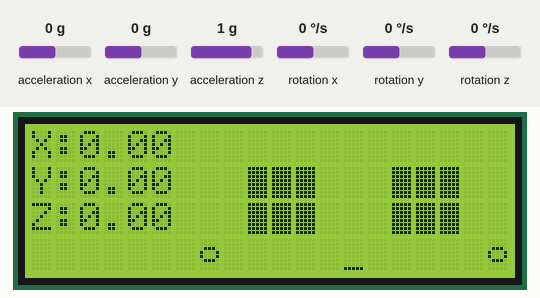
Recording of a sketch running on a simulated Arduino Uno, built with avr-gcc and run on an emulated ATmega328P. Shown: 20×4 character LCD. The inputs (shaded band) are chosen by the test bench; at power-on: acceleration x 0 g, acceleration y 0 g, acceleration z 1 g, rotation z 0 °/s, rotation x 0 °/s, rotation y 0 °/s. What the sketch prints to the serial monitor is not drawn.

Above: at 4.3 s.
4.4 s: acceleration x set to -1.4 g
At 14.4 s:
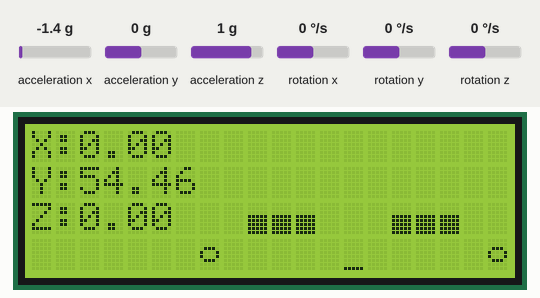
16.9 s: acceleration y set to -1.4 g
At 23.2 s:
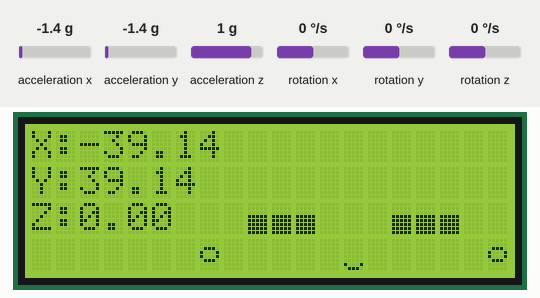
24.0 s: acceleration z set to -1.4 g
At 24.81 s:
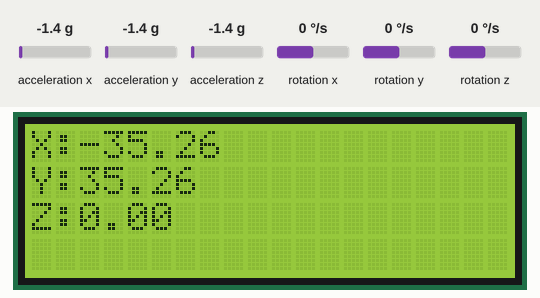
31.1 s: rotation z set to -192 °/s
At 33.3 s:
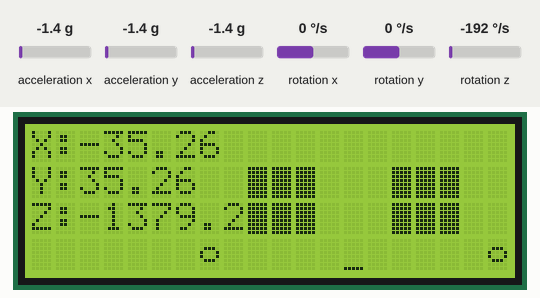
38.2 s: acceleration x set to -0.8 g
At 40.7 s:
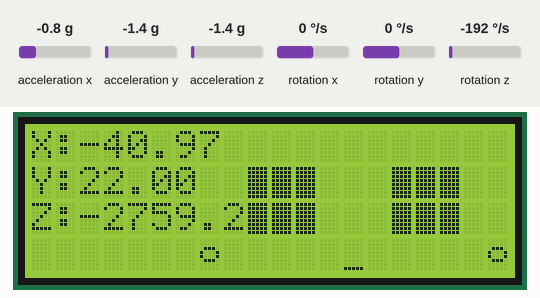
Timing chart, 0 to 42.2 s (numbered marks = the images above; inputs shaded):
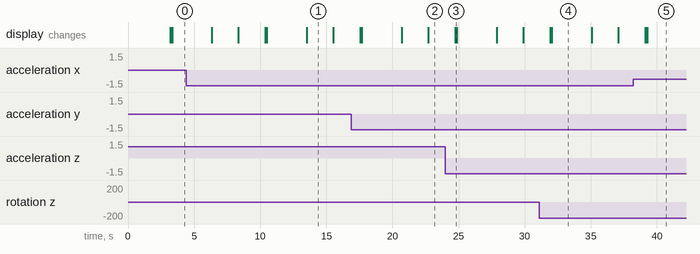

The sketch:

Screen_code.ino
```cpp
#include <Wire.h>
#include <LiquidCrystal_I2C.h>
#include <MPU6050_tockn.h>

MPU6050 mpu6050(Wire);

LiquidCrystal_I2C lcd(0x27,20,4);  // set the LCD address to 0x27 for a 16 chars and 2 line display
/////////// fully open
byte eye[] = {
  B11111,
  B11111,
  B11111,
  B11111,
  B11111,
  B11111,
  B11111,
  B11111
};
//////////fully closed
byte fullyclosed[] = {
  B00000,
  B00000,
  B00000,
  B00000,
  B00000,
  B00000,
  B00000,
  B00000
};
byte midclosed[] = {
  B00000,
  B00000,
  B00000,
  B11111,
  B11111,
  B11111,
  B11111,
  B11111
};
byte meh[] = {
  B00000,
  B00000,
  B00000,
  B00000,
  B00000,
  B00000,
  B00000,
  B11111
};

byte smile[] = {
  B00000,
  B00000,
  B00000,
  B00000,
  B00000,
  B00000,
  B10001,
  B01110
};
byte blush[] = {
  B00000,
  B00000,
  B01110,
  B10001,
  B10001,
  B01110,
  B00000,
  B00000
};

void setup()
{
  lcd.init();                      // initialize the lcd
  //////////////////mpu data
  Serial.begin(9600);
  Wire.begin();
  mpu6050.begin();
  mpu6050.calcGyroOffsets(true);

  // Print a message to the LCD.
  lcd.backlight();
  lcd.createChar(0, eye);
  lcd.createChar(1, fullyclosed);
  lcd.createChar(2, midclosed);
  lcd.createChar(3, meh);
  lcd.createChar(4, smile);
   lcd.createChar(5, blush);

lcd.begin(20,4);
}


void loop()
{
  ///////////////mpu data
  mpu6050.update();
  Serial.print("angleX : ");
  Serial.print(mpu6050.getAngleX());
  Serial.print("  angleY : ");
  Serial.print(mpu6050.getAngleY());
  Serial.print("  angleZ : ");
  Serial.println(mpu6050.getAngleZ());

  lcd.clear();// clearn previous values from screen
  lcdDisplay(
             // to print X:
             0, // character 0
             0, // line 0
             "X:",

             // to print AngleX
             2, // character 2
             0, // line 0
             mpu6050.getAngleX()
             );

  lcdDisplay(
             // to print Y:
             0, // character 13
             1, // line 0
             "Y:",

             // to print AngleY
             2, // character 0
             1, // line 1
             mpu6050.getAngleY()
             );

  lcdDisplay(
             // to print Z:
             0, // character 7
             2, // line 1
             "Z:",

             // to print AngleZ
             2, // character 9
             2, // line 0
             mpu6050.getAngleZ()
             );
   delay(100);
   //////////blush
    lcd.setCursor(7,3);
    lcd.write(byte(5));

    lcd.setCursor(19,3);
    lcd.write(byte(5));
  //left eye
  //////no movment
  lcd.setCursor(9,1);
  lcd.write(byte(0));
  lcd.setCursor(9,2);
  lcd.write(byte(0));

  lcd.setCursor(10,1);
  lcd.write(byte(0));
  lcd.setCursor(10,2);
  lcd.write(byte(0));

  lcd.setCursor(11,1);
  lcd.write(byte(0));
  lcd.setCursor(11,2);
  lcd.write(byte(0));
 ///////////////////

   //right eye
  //////no movment
  lcd.setCursor(15,1);
  lcd.write(byte(0));
  lcd.setCursor(15,2);
  lcd.write(byte(0));


  lcd.setCursor(16,1);
  lcd.write(byte(0));
  lcd.setCursor(16,2);
  lcd.write(byte(0));

  lcd.setCursor(17,1);
  lcd.write(byte(0));
  lcd.setCursor(17,2);
  lcd.write(byte(0));

  /////////////////mouth meh
  lcd.setCursor(13,3);
  lcd.write(byte(3));

 ///////////////////blink
  ////////////right
  delay(3000);

  lcd.setCursor(15,2);
  lcd.write(byte(2));
    lcd.setCursor(9,2);
  lcd.write(byte(2));

  lcd.setCursor(16,2);
  lcd.write(byte(2));
   lcd.setCursor(10,2);
  lcd.write(byte(2));

  lcd.setCursor(17,2);
  lcd.write(byte(2));
   lcd.setCursor(11,2);
  lcd.write(byte(2));

  lcd.setCursor(15,1);
  lcd.write(byte(1));
  lcd.setCursor(9,1);
  lcd.write(byte(1));

  lcd.setCursor(16,1);
  lcd.write(byte(1));
   lcd.setCursor(10,1);
  lcd.write(byte(1));

  lcd.setCursor(17,1);
  lcd.write(byte(1));
  lcd.setCursor(11,1);
  lcd.write(byte(1));

 delay(2000);

  /////////////////mouth smile
  lcd.setCursor(13,3);
  lcd.write(byte(4));

  delay(2000);
}
void lcdDisplay(int tc, int tr, String title, int vc, int vr, float value)
{
   // Robojax.com MPU6050 Demo
   lcd.setCursor (tc,tr); //
   lcd.print(title);

   lcd.setCursor (vc,vr); //
   lcd.print(value);
}
```

Measured:
- what the display in image 4 shows lasts 3.0 s, from 32.1 s to 35.1 s
